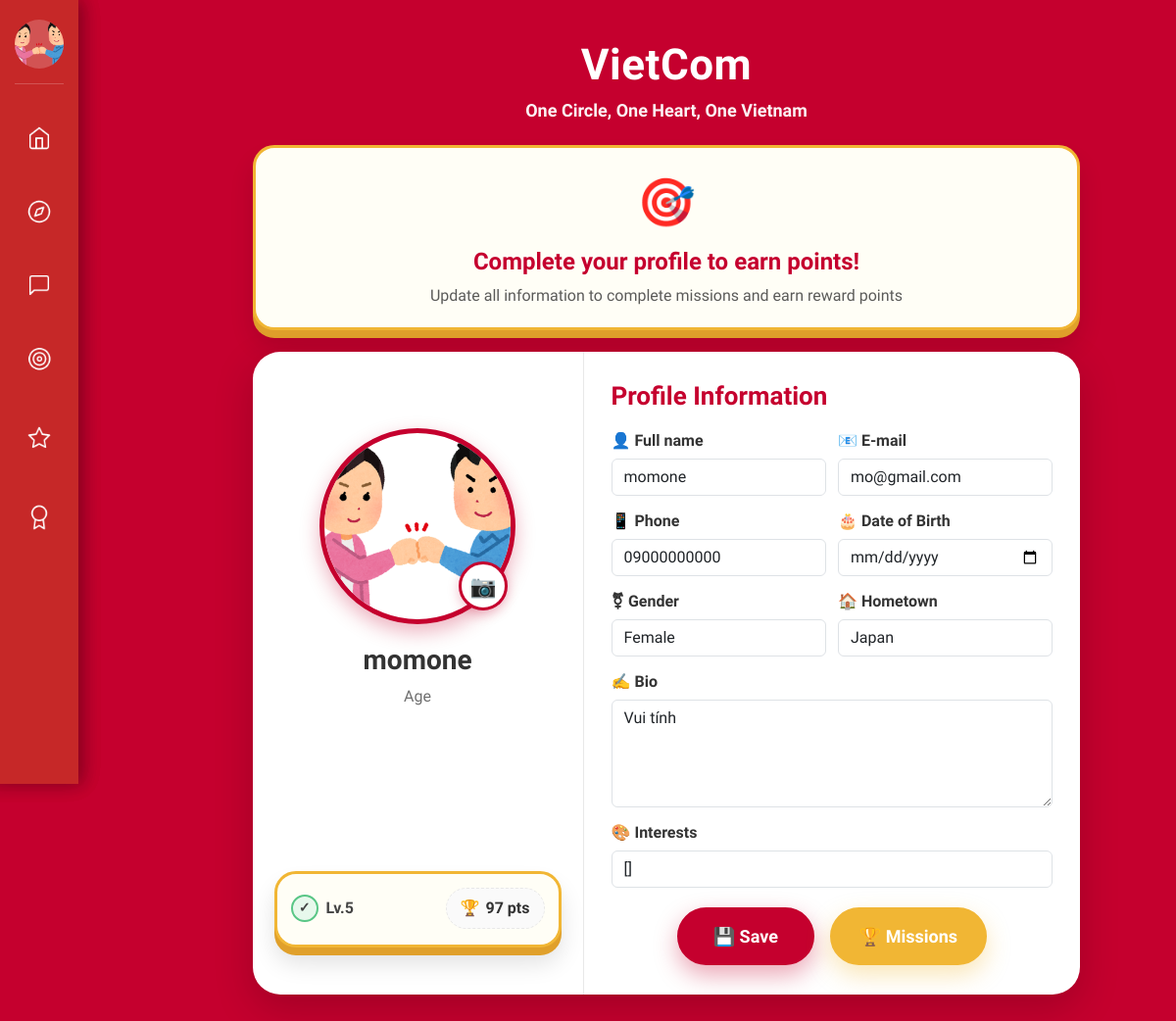
The app's page /users/profile/update/ (signed in) with its own data.
### users/models.py (models this page shows, shortened)
class User(AbstractUser):
    GENDER_CHOICES = [
        ('male', 'Male'),
        ('female', 'Female'),
        ('other', 'Other'),
        ('not_specified', 'Not specified'),
    ]
    STATUS_CHOICES = [
        ('online', 'Online'),
        ('offline', 'Offline'),
        ('busy', 'Busy'),
        ('away', 'Away'),
        ('available', 'Available for connection'),
    ]
    phone_regex = RegexValidator(
        regex=r'^\+?1?\d{9,15}$',
        message="Phone number must be in the format: '+999999999' or '0999999999'"
    )
    email = models.EmailField(unique=True)
    phone = models.CharField(
        validators=[phone_regex],
        max_length=17,
        unique=True,
        help_text="Phone number must be in the format: '+84xxxxxxxxx' or '0xxxxxxxxx'"
    )
    full_name = models.CharField(max_length=100)
    hometown = models.CharField(max_length=255, blank=True)
    date_of_birth = models.DateField(null=True, blank=True, verbose_name="Date of Birth")
    gender = models.CharField(
        max_length=20,
        choices=GENDER_CHOICES,
        default='not_specified',
        help_text="User's gender"
    )
    bio = models.TextField(
        max_length=500,
        blank=True,
        help_text="Short introduction about yourself (max 500 characters)"
    )
    status = models.CharField(
        max_length=20,
        choices=STATUS_CHOICES,
        default='offline',
        help_text="Current status"
    )
    interests = models.TextField(default='[]', blank=True)
    avatar = models.ImageField(upload_to='avatars/', blank=True)
    latitude = models.FloatField(null=True, blank=True, help_text="Latitude")
    longitude = models.FloatField(null=True, blank=True, help_text="Longitude")
    search_radius = models.FloatField(default=50.0, help_text="Search radius (km)")
    level = models.IntegerField(default=1)
    points = models.IntegerField(default=0)
    is_admin = models.BooleanField(default=False)
    objects = UserManager()
    USERNAME_FIELD = 'email'
    REQUIRED_FIELDS = ['phone', 'full_name']
    class Meta:
        verbose_name = "User"
        verbose_name_plural = "Users"
        ordering = ['-date_joined']

### users/views.py (the view)
# urls.py: path('profile/update/', views.profile_update, name='profile_update'),
@login_required
def profile_update(request):
    if request.method == 'POST':
        form = CustomUserChangeForm(request.POST, request.FILES, instance=request.user)
        if form.is_valid():
            old_avatar = request.user.avatar
            user = form.save()
            if 'avatar' in form.changed_data and user.avatar:
                try:
                    from gamification.views import track_avatar_uploaded
                    track_avatar_uploaded(user)
                except ImportError:
                    pass
            try:
                from gamification.views import track_profile_completed
                track_profile_completed(user)
            except ImportError:
                pass
            messages.success(request, 'Cập nhật hồ sơ thành công!')
            return redirect('profile_update')
        else:
            for field, errors in form.errors.items():
                for error in errors:
                    messages.error(request, f'{field}: {error}')
    else:
        form = CustomUserChangeForm(instance=request.user)
    return render(request, 'users/profile_update.html', {'form': form})

### users/forms.py
class CustomUserChangeForm(UserChangeForm):
    class Meta:
        model = User
        fields = ( 'email', 'full_name', 'phone', 'hometown', 'date_of_birth',
                 'gender', 'bio', 'avatar', 'interests')
        widgets = {
            'email': forms.EmailInput(attrs={'class': 'form-control'}),
            'full_name': forms.TextInput(attrs={'class': 'form-control'}),
            'phone': forms.TextInput(attrs={'class': 'form-control'}),
            'hometown': forms.TextInput(attrs={'class': 'form-control'}),
            'date_of_birth': forms.DateInput(attrs={'class': 'form-control', 'type': 'date'}),
            'gender': forms.Select(attrs={'class': 'form-control'}),
            'bio': forms.Textarea(attrs={
                'class': 'form-control',
                'rows': 4,
                'placeholder': 'Tell us about yourself (max 500 characters)'
            }),
            'avatar': forms.FileInput(attrs={'class': 'form-control'}),
            'interests': forms.TextInput(attrs={
                'class': 'form-control',
                'placeholder': 'Enter interests separated by commas'
            }),
        }

### templates/users/profile_update.html (shortened to what this page needs)
{% extends 'base.html' %}  {% block content %}
<div class="main-container">
  <div class="app-header">
    <h1>VietCom</h1>
    <p>One Circle, One Heart, One Vietnam</p>
  </div>
  <div class="completion-tips">
    <div class="tip-icon">🎯</div>
    <h4>Complete your profile to earn points!</h4>
    <p>Update all information to complete missions and earn reward points</p>
  </div>
  <div class="profile-card">
    <section class="left">
      <div class="avatar-section">
        <div class="avatar-wrap">
          {% if user.avatar %}
          <img
            id="avatar"
            class="avatar"
            src="{{ user.avatar.url }}"
            alt="Avatar"
          />
          {% endif %}
          <label class="upload-btn" title="Upload Avatar" id="uploadButton">
            📷
          </label>
        </div>
        <h3 id="displayName" class="name">
          {% if user.full_name %}{{ user.full_name }}{% else %}{{ user.username}}{% endif %}
        </h3>
        <p id="displayAge" class="age">
          {% if user.date_of_birth %} {{ user.date_of_birth|timesince }} old {% else %} Age {% endif %}
        </p>
      </div>
      <div class="level-section">
        <div class="level-card">
          <div class="level-info">
            <div class="level-badge">
              <span class="level-icon">✓</span>
              <span
                >Lv.<span id="levelNum">{{ user.level|default:1 }}</span></span
              >
            </div>
            <div class="level-distance">
              🏆 <span id="pointsText">{{ user.points|default:0 }} pts</span>
            </div>
          </div>
        </div>
      </div>
    </section>
    <section class="right">
      <h2>Profile Information</h2>
      <form method="post" enctype="multipart/form-data">
        <div class="form-row">
          <div class="form-group">
            <label for="{{ form.full_name.id_for_label }}">👤 Full name</label>
            {{ form.full_name }}
          </div>
          <div class="form-group">
            <label for="{{ form.email.id_for_label }}">📧 E-mail</label>
            {{ form.email }}
          </div>
        </div>
        <div class="form-row">
          <div class="form-group">
            <label for="{{ form.phone.id_for_label }}">📱 Phone</label>
            {{ form.phone }}
          </div>
          <div class="form-group">
            <label for="{{ form.date_of_birth.id_for_label }}"
              >🎂 Date of Birth</label
            >
            {{ form.date_of_birth }}
          </div>
        </div>
        <div class="form-row">
          <div class="form-group">
            <label for="{{ form.gender.id_for_label }}">⚧ Gender</label>
            {{ form.gender }}
          </div>
          <div class="form-group">
            <label for="{{ form.hometown.id_for_label }}">🏠 Hometown</label>
            {{ form.hometown }}
          </div>
        </div>
        <div class="form-group">
          <label for="{{ form.bio.id_for_label }}">✍️ Bio</label>
          {{ form.bio }}
        </div>
        <div class="form-group">
          <label for="{{ form.interests.id_for_label }}">🎨 Interests</label>
          {{ form.interests }}
        </div>
        <div class="actions">
          <button type="submit" class="btn-save">💾 Save</button>
          <a href="{% url 'gamification:mission_list' %}" class="btn-missions"
            >🏆 Missions</a
          >
        </div>
      </form>
    </section>
  </div>
</div>
{% endblock %}

### templates/base.html (shortened to what this page needs)
{% load static %}
<!DOCTYPE html>
<html lang="en">
  <head>
    <link
      href="https://cdn.jsdelivr.net/npm/bootstrap@5.3.0/dist/css/bootstrap.min.css"
      rel="stylesheet"
    />
    <link
      href="https://cdnjs.cloudflare.com/ajax/libs/font-awesome/6.4.0/css/all.min.css"
      rel="stylesheet"
    />
  </head>
  <body>
    <div class="sidebar">
      <div class="profile-section">
        <div class="profile-avatar" id="profile-btn">
          {% if user.avatar %}
          <img
            src="{{ user.avatar.url }}"
            alt="Avatar"
            style="
              width: 100%;
              height: 100%;
              border-radius: 50%;
              object-fit: cover;
            "
          />
          {% else %}
          <i class="fas fa-user"></i>
          {% endif %}
        </div>
      </div>
      <div class="nav-buttons">
        <button class="sidebar-btn" id="home-btn" title="Home">
          <span class="icon-home"></span>
        </button>
        <button class="sidebar-btn" id="social-btn" title="Social Network">
          <span class="icon-social"></span>
        </button>
        <button class="sidebar-btn" id="chat-btn" title="Message">
          <span class="icon-message"></span>
        </button>
        <label for="mission-toggle" class="sidebar-btn" title="Mission">
          <span class="icon-mission"></span>
        </label>
        <label for="event-toggle" class="sidebar-btn" title="Event">
          <span class="icon-event"></span>
        </label>
        <label for="achievement-toggle" class="sidebar-btn" title="Achievement">
          <span class="icon-achievement"></span>
        </label>
      </div>
    </div>
    <div class="panels">
      <div class="content-panel mission-panel">
        <div class="panel-header">Mission</div>
        <div class="panel-content">
          <div class="event-card">
            <h3>Daily Check-in</h3>
            <p>
            </p>
          </div>
          <div class="event-card">
            <h3>Help a Newcomer</h3>
            <p>Guide someone new to the community and earn mentor badges.</p>
          </div>
          <div class="event-card">
            <h3>Share Your Story</h3>
            <p>Tell your journey and inspire others in the community.</p>
          </div>
          <div class="event-card">
            <h3>Local Explorer</h3>
            <p>Discover and review local Vietnamese businesses and services.</p>
          </div>
        </div>
      </div>
      <div class="content-panel event-panel">
        <div class="panel-header">Sự kiện</div>
        <div class="panel-content">
          <div class="event-card">
            <h3>🎉 Khám phá sự kiện</h3>
            <p>
            </p>
          </div>
        </div>
      </div>
      <div class="content-panel achievement-panel">
        <div class="panel-header">Achievements</div>
        <div class="panel-content">
          <div class="event-card">
            <h3>Community Builder</h3>
            <p>
            </p>
          </div>
          <div class="event-card">
            <h3>Social Butterfly</h3>
            <p>
            </p>
          </div>
          <div class="event-card">
            <h3>Culture Ambassador</h3>
            <p>
            </p>
          </div>
        </div>
      </div>
    </div>
    <div
      class="main-container"
      style="margin-left: 80px; padding: 20px; min-height: 100vh"
    >
      {% block content %}{% endblock %}
    </div>
  </body>
</html>

### templates/base.html (style rules this page uses)
* { margin: 0; padding: 0; box-sizing: border-box; font-family: "Baloo 2", Arial, sans-serif !important; }
body { background: #f5f5f5; overflow: hidden; }
.sidebar { position: fixed; left: 0; top: 0; width: 80px; height: 100vh; background: #c62828; display: flex; flex-direction: column; align-items: center; z-index: 1000; box-shadow: 4px 0 12px rgba(0, 0, 0, 0.1); }
.profile-section { padding: 20px 0 15px 0; border-bottom: 1px solid rgba(255, 255, 255, 0.2); margin-bottom: 30px; }
.profile-avatar { width: 50px; height: 50px; background: rgba(255, 255, 255, 0.2); border-radius: 50%; display: flex; align-items: center; justify-content: center; font-size: 24px; color: white; cursor: pointer; transition: all 0.3s ease; }
.nav-buttons { flex: 1; display: flex; flex-direction: column; align-items: center; justify-content: flex-start; gap: 25px; }
.sidebar-btn { width: 50px; height: 50px; background: transparent; border: none; border-radius: 12px; color: white; font-size: 20px; cursor: pointer; display: flex; align-items: center; justify-content: center; transition: all 0.3s ease; position: relative; }
.content-panel { position: fixed; left: 80px; top: 0; width: 400px; height: 100vh; background: white; box-shadow: 4px 0 20px rgba(0, 0, 0, 0.1); transform: translateX(-100%); transition: transform 0.3s ease; z-index: 999; overflow: hidden; }
.panel-header { background: #c62828; color: white; padding: 20px; text-align: center; font-weight: 600; font-size: 18px; }
.panel-content { height: calc(100vh - 70px); overflow-y: auto; padding: 20px; }
.event-card { background: #fce4ec; border-radius: 16px; padding: 20px; margin-bottom: 16px; border: none; box-shadow: 0 2px 8px rgba(0, 0, 0, 0.1); transition: transform 0.2s ease; }
.event-card h3 { color: #1565c0; font-size: 18px; font-weight: 600; margin-bottom: 8px; }
.event-card p { color: #424242; font-size: 14px; line-height: 1.5; margin-bottom: 12px; }
.event-panel { position: fixed; left: 80px; top: 0; width: 400px; height: 100vh; background: white; box-shadow: 4px 0 20px rgba(0, 0, 0, 0.1); transform: translateX(-100%); transition: transform 0.3s ease; z-index: 999; overflow: hidden; }
.achievement-panel { position: fixed; left: 80px; top: 0; width: 400px; height: 100vh; background: white; box-shadow: 4px 0 20px rgba(0, 0, 0, 0.1); transform: translateX(-100%); transition: transform 0.3s ease; z-index: 999; overflow: hidden; }
.icon-home { display: block; width: 64px; height: 64px; background-image: url("/static/images/Home.png"); background-size: contain; background-repeat: no-repeat; background-position: center; }
.icon-message { display: block; width: 64px; height: 64px; background-image: url("/static/images/Message.png"); background-size: contain; background-repeat: no-repeat; background-position: center; }
.icon-social { display: block; width: 64px; height: 64px; background-image: url("/static/images/Social.png"); background-size: contain; background-repeat: no-repeat; background-position: center; }
.icon-mission { display: block; width: 64px; height: 64px; background-image: url("/static/images/MissionButton.png"); background-size: contain; background-repeat: no-repeat; background-position: center; }
.icon-event { display: block; width: 64px; height: 64px; background-image: url("/static/images/EventButton.png"); background-size: contain; background-repeat: no-repeat; background-position: center; }
.icon-achievement { display: block; width: 64px; height: 64px; background-image: url("/static/images/AchievementButton.png"); background-size: contain; background-repeat: no-repeat; background-position: center; }

### records on screen
User: avatar (picture), full_name "momone", level "5", points "97", email "mo@gmail.com", phone "09000000000", gender "Female", hometown "Japan", bio "Vui tính", interests "[]"
